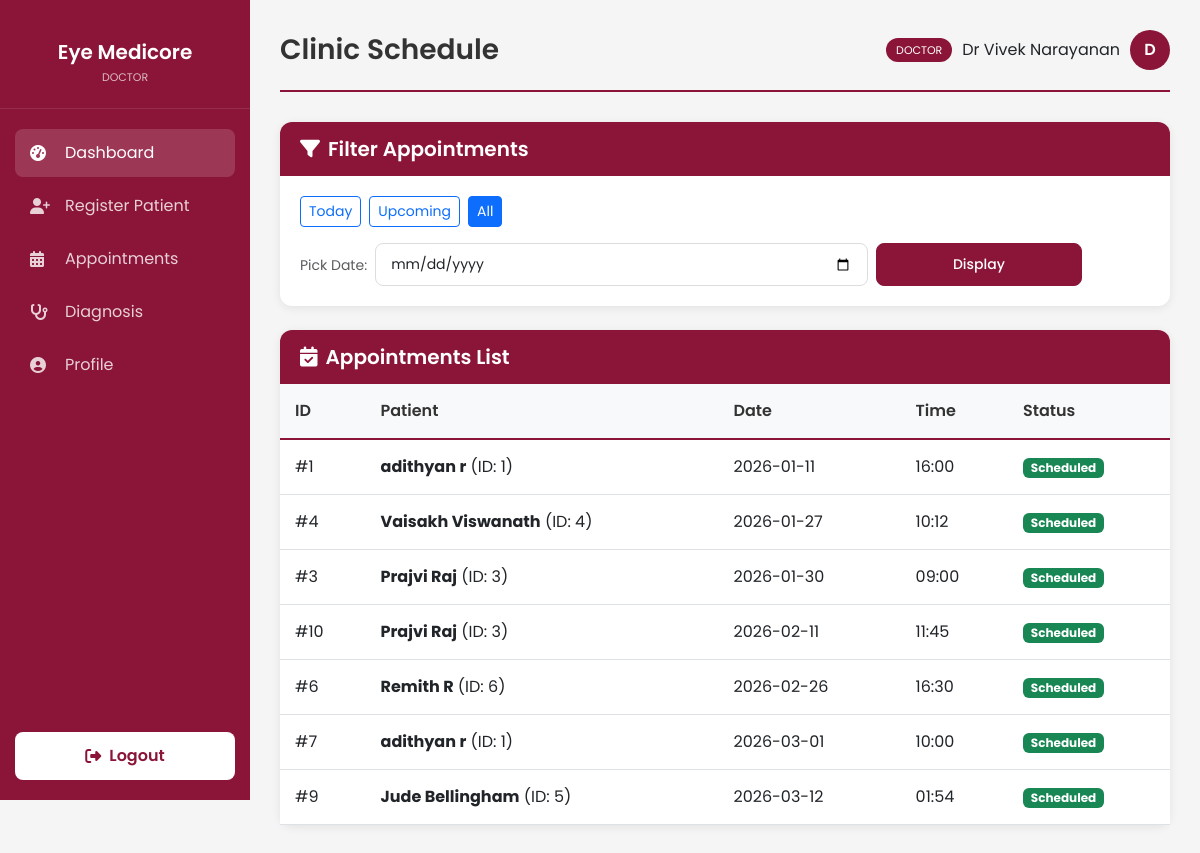
Page /appointments (signed in) on the committed database.
### models.py (models this page shows, shortened)
class User(UserMixin, db.Model):
    id = db.Column(db.Integer, primary_key=True)
    username = db.Column(db.String(100), unique=True, nullable=False)
    password_hash = db.Column(db.String(200), nullable=False)
    role = db.Column(db.String(20), nullable=False, default='staff') # it_expert, doctor, staff
    blood_group = db.Column(db.String(5), nullable=False)
    email = db.Column(db.String(120), unique=True)
    phone_number = db.Column(db.String(20))
    account_status = db.Column(db.String(20), default='Active')
    created_at = db.Column(db.DateTime, default=get_local_time)
    last_login = db.Column(db.DateTime)
    otp_secret = db.Column(db.String(6))
    otp_expiry = db.Column(db.DateTime)
    doctor_id = db.Column(db.Integer, db.ForeignKey('user.id'), nullable=True)
    doctor = db.relationship('User', remote_side=[id], backref='staff_members')

class Appointment(db.Model):
    id = db.Column(db.Integer, primary_key=True)
    patient_id = db.Column(db.Integer, db.ForeignKey('patient.id'), nullable=False)
    date = db.Column(db.Date, nullable=False)
    time = db.Column(db.Time, nullable=False)
    status = db.Column(db.String(20), default='Scheduled')
    created_at = db.Column(db.DateTime, default=get_local_time)
    patient_ref = db.relationship('Patient', backref=db.backref('appointments', lazy=True))

class Patient(db.Model):
    id = db.Column(db.Integer, primary_key=True)
    name = db.Column(db.String(100), nullable=False)
    age = db.Column(db.Integer, nullable=False)
    gender = db.Column(db.String(10), nullable=False)
    blood_group = db.Column(db.String(5), nullable=False)
    place = db.Column(db.String(100), nullable=False)
    phone = db.Column(db.String(20), nullable=False)
    created_at = db.Column(db.DateTime, default=get_local_time)
    doctor_id = db.Column(db.Integer, db.ForeignKey('user.id', name='fk_patient_doctor_id'), nullable=True)
    staff_id = db.Column(db.Integer, db.ForeignKey('user.id', name='fk_patient_staff_id'), nullable=True)
    diagnoses = db.relationship('Diagnosis', backref='patient', lazy=True)
    doctor = db.relationship('User', foreign_keys=[doctor_id], backref=db.backref('assigned_patients', lazy=True))
    staff = db.relationship('User', foreign_keys=[staff_id], backref=db.backref('registered_patients', lazy=True))

### app.py (the view)
@app.route('/appointments', methods=['GET'])
@login_required
def appointments():
    if current_user.role not in ['staff', 'doctor', 'it_expert']:
        flash('Unauthorized', 'danger')
        return redirect(url_for('index'))
    view_type = request.args.get('view_type', 'all')
    filter_date = request.args.get('date')
    if current_user.role == 'staff':
        if not current_user.doctor_id:
            query = Appointment.query.filter(False) # No doctor assigned means no patients/appointments
        else:
            query = Appointment.query.join(Patient).filter(Patient.doctor_id == current_user.doctor_id)
    elif current_user.role == 'doctor':
        query = Appointment.query.join(Patient).filter(Patient.doctor_id == current_user.id)
    else:
        query = Appointment.query
    if view_type == 'today':
        query = query.filter(Appointment.date == date.today())
    elif view_type == 'upcoming':
        query = query.filter(Appointment.date > date.today())
    elif filter_date:
        try:
            search_date = datetime.strptime(filter_date, '%Y-%m-%d').date()
            query = query.filter(Appointment.date == search_date)
        except ValueError:
            flash('Invalid date format', 'danger')
    appointments = query.order_by(Appointment.date, Appointment.time).all()
    return render_template('appointments.html',
                           appointments=appointments,
                           filter_date=filter_date,
                           view_type=view_type,
                           today=date.today().strftime('%Y-%m-%d'))

### app.py (called while the page is built)
@login_manager.user_loader
def load_user(user_id):
    return User.query.get(int(user_id))

### templates/appointments.html (shortened to what this page needs)
{% extends "base_dashboard.html" %}
{% block page_title %}Clinic Schedule{% endblock %}
{% block content %}
<div class="card mb-4">
    <div class="card-header d-flex justify-content-between align-items-center">
        <h5 class="mb-0"><i class="fas fa-filter me-2"></i>Filter Appointments</h5>
    </div>
    <div class="card-body">
        <div class="d-flex flex-wrap gap-2 mb-3">
            <a href="/appointments?view_type=today"
                class="btn btn-sm btn-outline-primary {% if view_type == 'today' %}active{% endif %}">Today</a>
            <a href="/appointments?view_type=upcoming"
                class="btn btn-sm btn-outline-primary {% if view_type == 'upcoming' %}active{% endif %}">Upcoming</a>
            <a href="/appointments?view_type=all"
                class="btn btn-sm btn-outline-primary {% if view_type == 'all' and not filter_date %}active{% endif %}">All</a>
        </div>
        <form action="/appointments" method="GET" class="row g-2 align-items-center">
            <div class="col-auto">
                <span class="text-muted small">Pick Date:</span>
            </div>
            <div class="col-md-7">
                <input type="date" name="date" class="form-control form-control-sm" value="{{ filter_date }}">
            </div>
            <div class="col-md-3">
                <button type="submit" class="btn btn-sm btn-primary w-100">Display</button>
            </div>
        </form>
    </div>
</div>
<div class="card">
    <div class="card-header">
        <h5><i class="fas fa-calendar-check me-2"></i>Appointments List</h5>
    </div>
    <div class="card-body p-0">
        <div class="table-responsive">
            <table class="table mb-0">
                <thead>
                    <tr>
                        <th>ID</th>
                        <th>Patient</th>
                        <th>Date</th>
                        <th>Time</th>
                        <th>Status</th>
                    </tr>
                </thead>
                <tbody>
                    {% for appointment in appointments %}
                    <tr>
                        <td>#{{ appointment.id }}</td>
                        <td><strong>{{ appointment.patient_ref.name }}</strong> (ID: {{ appointment.patient_id }})</td>
                        <td>{{ appointment.date.strftime('%Y-%m-%d') if appointment.date else 'N/A' }}</td>
                        <td>{{ appointment.time.strftime('%H:%M') if appointment.time else 'N/A' }}</td>
                        <td><span class="badge bg-success">Scheduled</span></td>
                    </tr>
                    {% else %}
                    <tr>
                        <td colspan="5" class="text-center py-4 text-muted">No appointments found.</td>
                    </tr>
                    {% endfor %}
                </tbody>
            </table>
        </div>
    </div>
</div>
{% endblock %}

### templates/base_dashboard.html (shortened to what this page needs)
<!DOCTYPE html>
<html lang="en">
<head>
    <link href="https://cdnjs.cloudflare.com/ajax/libs/font-awesome/6.4.0/css/all.min.css" rel="stylesheet">
    <link href="https://cdn.jsdelivr.net/npm/bootstrap@5.3.0/dist/css/bootstrap.min.css" rel="stylesheet">
</head>
<body>
    <div class="sidebar">
        <div class="sidebar-brand">
            <h2>Eye Medicore</h2>
            <small>{{ current_user.role|replace('_', ' ')|title }}</small>
        </div>
        <ul class="sidebar-menu">
            <li><a href="{% if current_user.role == 'it_expert' %}/admin/dashboard{% else %}/dashboard{% endif %}"
                    class="active"><i class="fas fa-tachometer-alt"></i> Dashboard</a></li>
            {% if current_user.role in ['doctor', 'staff'] %}
            <li><a href="/register"><i class="fas fa-user-plus"></i> Register Patient</a></li>
            <li><a href="/appointments"><i class="fas fa-calendar-alt"></i> Appointments</a></li>
            {% endif %}
            {% if current_user.role == 'doctor' %}
            <li><a href="/diagnosis/patients"><i class="fas fa-stethoscope"></i> Diagnosis</a></li>
            {% endif %}
            <li><a href="/profile"><i class="fas fa-user-circle"></i> Profile</a></li>
        </ul>
        <div class="sidebar-footer">
            <a href="/logout" class="logout-btn" data-confirm="Are you sure you want to logout?">
                <i class="fas fa-sign-out-alt"></i> Logout
            </a>
        </div>
    </div>
    <div class="main-content">
        <div class="page-header">
            <h1>{% block page_title %}Dashboard{% endblock %}</h1>
            <div class="user-info">
                <span class="role-badge">{{ current_user.role|replace('_', ' ') }}</span>
                <span>{{ current_user.username }}</span>
                <div class="avatar">{{ current_user.username[0]|upper }}</div>
            </div>
        </div>
        {% block content %}{% endblock %}
    </div>
</body>
</html>

### rows in the picture
User: role "DOCTOR", username "Dr Vivek Narayanan", username "D"
Appointment: id "1", patient_ref.name "adithyan r", patient_id "1", date "2026-01-11", time "16:00"
Appointment: id "4", patient_ref.name "Vaisakh Viswanath", patient_id "4", date "2026-01-27", time "10:12"
Appointment: id "3", patient_ref.name "Prajvi Raj", patient_id "3", date "2026-01-30", time "09:00"
Appointment: id "10", patient_ref.name "Prajvi Raj", patient_id "3", date "2026-02-11", time "11:45"
Appointment: id "6", patient_ref.name "Remith R", patient_id "6", date "2026-02-26", time "16:30"
Appointment: id "7", patient_ref.name "adithyan r", patient_id "1", date "2026-03-01", time "10:00"
Appointment: id "9", patient_ref.name "Jude Bellingham", patient_id "5", date "2026-03-12", time "01:54"
